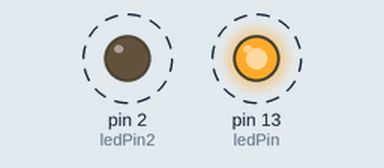
Simulated run of this sketch. Board: Arduino Uno, built with avr-gcc and run on an emulated ATmega328P. Shown: output pins drawn as LEDs (lit = HIGH). Dashed ring = blinking.

Above: at 0.05 s.
Timing chart, 0 to 3.0 s (numbered marks = the images above):
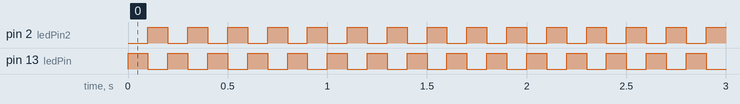

The sketch:

Blink2LEDs.ino
```cpp
int ledPin = 13;
int ledPin2 = 2;
bool on = true;

void setup() {
  pinMode(ledPin, OUTPUT);
  pinMode(ledPin2, OUTPUT);
}

void loop() {
  digitalWrite(ledPin, on);
  digitalWrite(ledPin2, !on);
  delay(100);
  on = !on;
}
```

Measured:
- by itself, pin 2 (ledPin2), pin 13 (ledPin): alternates HIGH for 0.10 s and LOW for 0.10 s
